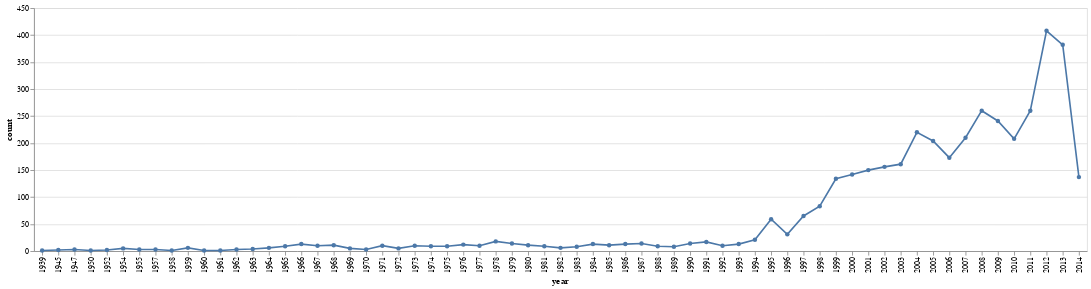

The notebook cell saved with this chart:
### Code cell
import altair as alt

ufosDS['year'] = pd.to_datetime(ufosDS['date']).dt.year
df_us = ufosDS[ufosDS['country'] == 'us'].copy()

year_counts = (
    df_us.groupby('year')
         .size()
         .reset_index(name='count')
)

ufolinechart = (
    alt.Chart(year_counts)
    .mark_line(point=True)
    .encode(
        x='year:O',
        y='count:Q',
        tooltip=['year:O','count:Q']
    ))

ufolinechart

### Figure 1 — Vega-Lite specification as saved in the notebook (floating-point values rounded to 4 significant figures)
{"config": {"view": {"continuousWidth": 300, "continuousHeight": 300}}, "data": {"name": "data-4bc1780907ed6b713d751511e42991b1"}, "mark": {"type": "line", "point": true}, "encoding": {"tooltip": [{"field": "year", "type": "ordinal"}, {"field": "count", "type": "quantitative"}], "x": {"field": "year", "type": "ordinal"}, "y": {"field": "count", "type": "quantitative"}}, "$schema": "https://vega.github.io/schema/vega-lite/v5.20.1.json", "datasets": {"data-4bc1780907ed6b713d751511e42991b1": [{"year": 1939, "count": 1}, {"year": 1945, "count": 2}, {"year": 1947, "count": 3}, {"year": 1950, "count": 1}, {"year": 1952, "count": 2}, {"year": 1954, "count": 5}, {"year": 1955, "count": 3}, {"year": 1957, "count": 3}, {"year": 1958, "count": 1}, {"year": 1959, "count": 6}, {"year": 1960, "count": 1}, {"year": 1961, "count": 1}, {"year": 1962, "count": 3}, {"year": 1963, "count": 4}, {"year": 1964, "count": 6}, {"year": 1965, "count": 9}, {"year": 1966, "count": 13}, {"year": 1967, "count": 10}, {"year": 1968, "count": 11}, {"year": 1969, "count": 5}, {"year": 1970, "count": 3}, {"year": 1971, "count": 10}, {"year": 1972, "count": 5}, {"year": 1973, "count": 10}, {"year": 1974, "count": 9}, {"year": 1975, "count": 9}, {"year": 1976, "count": 12}, {"year": 1977, "count": 10}, {"year": 1978, "count": 18}, {"year": 1979, "count": 14}, {"year": 1980, "count": 11}, {"year": 1981, "count": 9}, {"year": 1982, "count": 6}, {"year": 1983, "count": 8}, {"year": 1984, "count": 13}, {"year": 1985, "count": 11}, {"year": 1986, "count": 13}, {"year": 1987, "count": 14}, {"year": 1988, "count": 9}, {"year": 1989, "count": 8}, {"year": 1990, "count": 14}, {"year": 1991, "count": 17}, {"year": 1992, "count": 10}, {"year": 1993, "count": 13}, {"year": 1994, "count": 21}, {"year": 1995, "count": 59}, {"year": 1996, "count": 31}, {"year": 1997, "count": 65}, {"year": 1998, "count": 83}, {"year": 1999, "count": 134}, {"year": 2000, "count": 142}, {"year": 2001, "count": 150}, {"year": 2002, "count": 156}, {"year": 2003, "count": 161}, {"year": 2004, "count": 220}, {"year": 2005, "count": 204}, {"year": 2006, "count": 173}, {"year": 2007, "count": 210}, {"year": 2008, "count": 260}, {"year": 2009, "count": 241}, {"year": 2010, "count": 208}, {"year": 2011, "count": 260}, {"year": 2012, "count": 408}, {"year": 2013, "count": 382}, {"year": 2014, "count": 137}]}}
